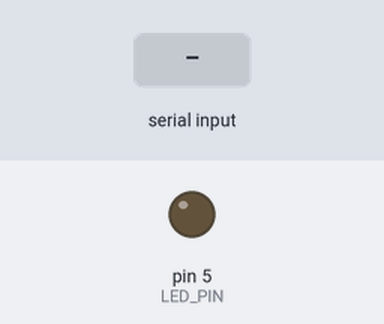
The sketch below on a simulated Arduino Uno, built with avr-gcc and run on an emulated ATmega328P. On the bench: output pins drawn as LEDs (lit = HIGH). Inputs (shaded band) come from the test bench.

Above: at 1.0 s.
1.1 s: byte 1 (1) received over Serial
At 1.7 s:
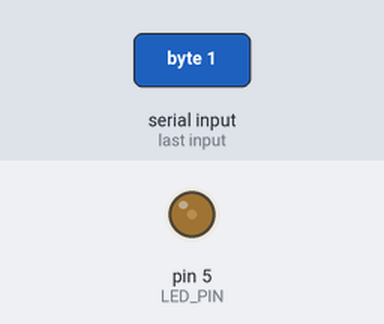
2.7 s: byte 2 (2) received over Serial
At 3.9 s:
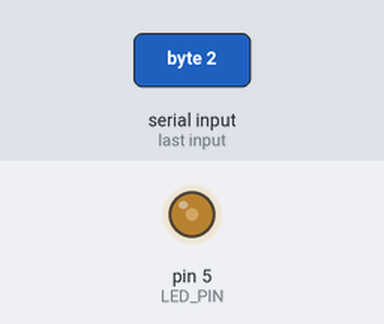
4.2 s: byte 3 (3) received over Serial
At 5.2 s:
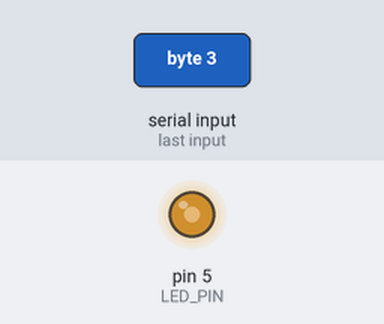
5.7 s: byte 4 (4) received over Serial
At 6.4 s:
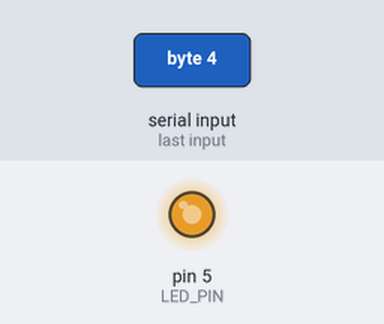
Timing chart, 0 to 8.2 s (numbered marks = the images above; inputs shaded):
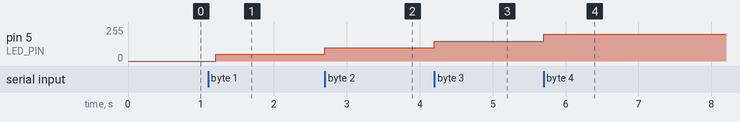

The sketch:

Ex2.ino
```cpp
//controlling the brightness of an LED using p5js.

const int LED_PIN = 5;
void setup() {
  Serial.begin(9600);
  pinMode(LED_PIN, OUTPUT);
  while (Serial.available() <= 0) {
    delay(300);              // wait 1/3 second
  }
}

void loop() {
  while (Serial.available() > 0) {
    // read the incoming byte:
    int inByte = Serial.read();
    switch (inByte) {
      case 0:
        //0 pressed, turn LED OFF
        analogWrite(LED_PIN, 0);
        break;

      //The next 5 cases control the brightness of the LED.
      case 1:
        analogWrite(LED_PIN, 50); //set brightness to 50
        break;
      case 2:
        analogWrite(LED_PIN, 100); //set brightness to 100
        break;

      case 3:
        analogWrite(LED_PIN, 150); //set brightness to 150
        break;
      case 4:
        analogWrite(LED_PIN, 200); //set brightness to 200
        break;
      case 5:
        analogWrite(LED_PIN, 255); //set brightness to 255
        break;
    }
  }
}
```

Measured:
- after the input at 1.1 s, pin 5 (LED_PIN): 0/255 → 50/255 after 0.10 s
- after the input at 2.7 s, pin 5 (LED_PIN): 50/255 → 100/255 at once
- after the input at 4.2 s, pin 5 (LED_PIN): 100/255 → 150/255 at once
- after the input at 5.7 s, pin 5 (LED_PIN): 150/255 → 200/255 at once
